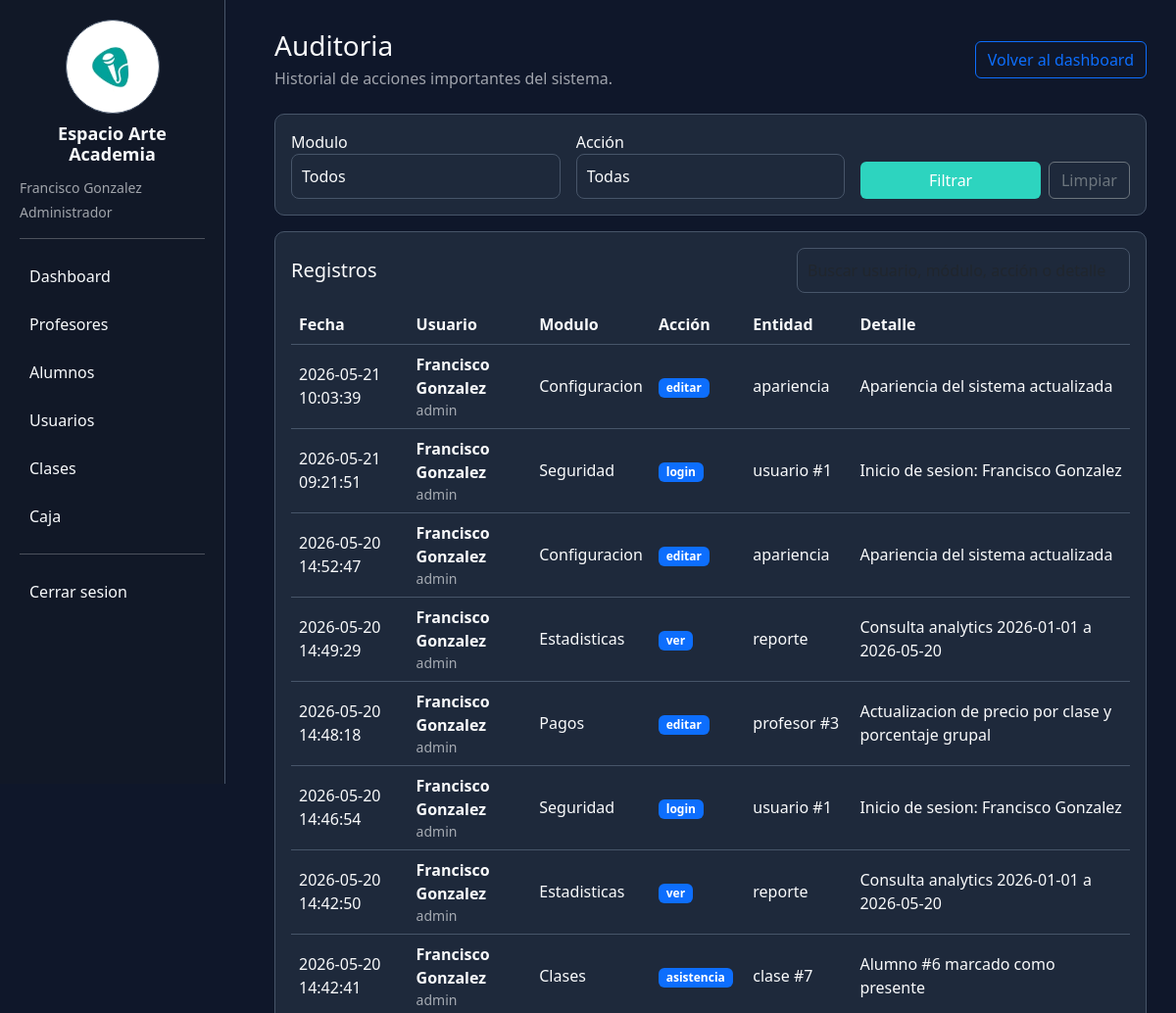
Page /auditoria (signed in, upper part) on the earlier database version.
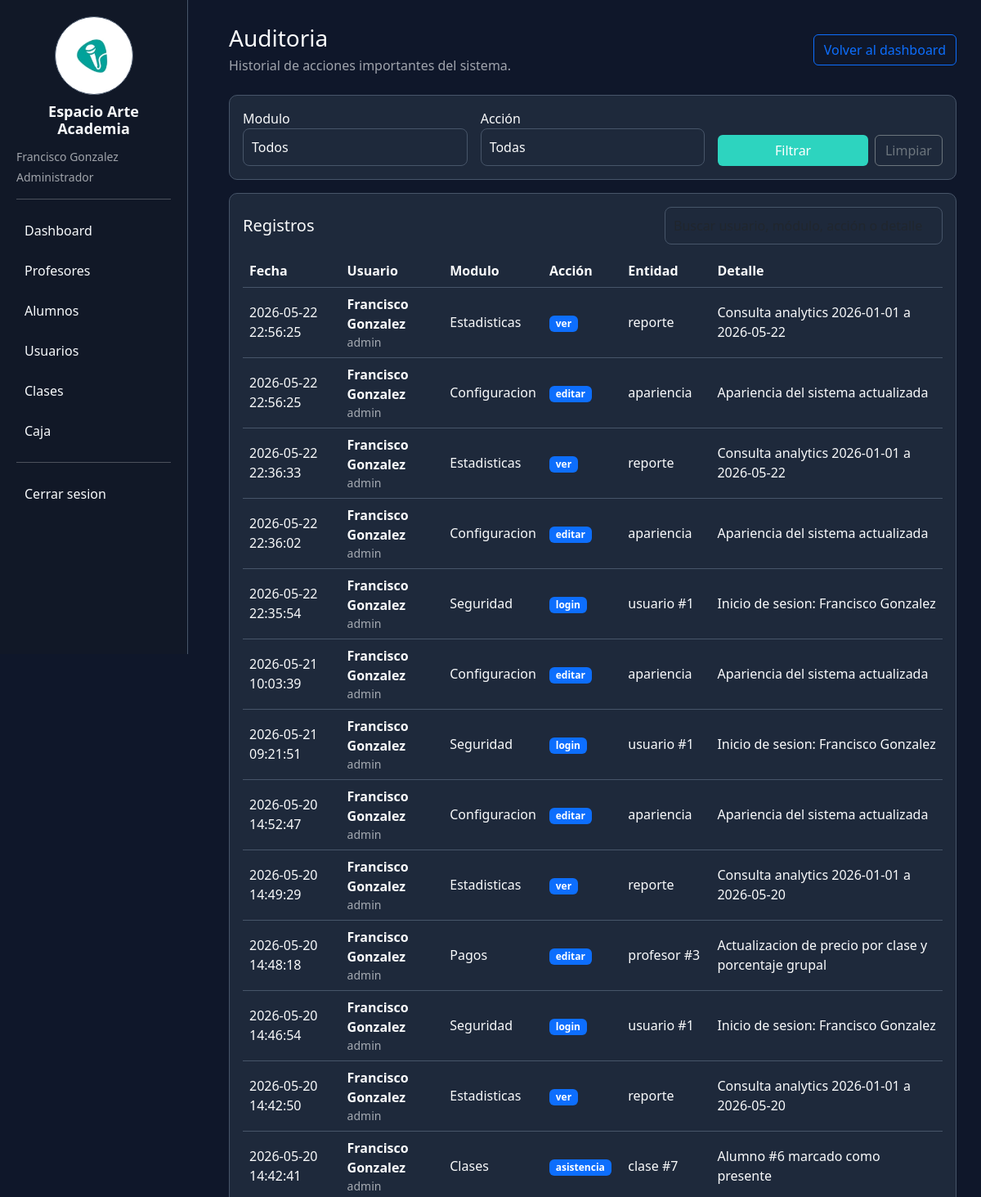
Same page on the later database version.
### tables this page shows
CREATE TABLE configuracion (
        clave TEXT PRIMARY KEY,
        valor TEXT
    );

CREATE TABLE auditoria (
        id INTEGER PRIMARY KEY AUTOINCREMENT,
        fecha TEXT,
        usuario_id INTEGER,
        usuario_nombre TEXT,
        usuario_rol TEXT,
        modulo TEXT,
        accion TEXT,
        entidad TEXT,
        entidad_id TEXT,
        detalle TEXT
    );

### app.py (the view)
@app.route("/auditoria")
@roles_required("admin")
def auditoria():
    modulo = (request.args.get("modulo") or "").strip()
    accion = (request.args.get("accion") or "").strip()
    condiciones = []
    valores = []
    if modulo:
        condiciones.append("modulo=?")
        valores.append(modulo)
    if accion:
        condiciones.append("accion=?")
        valores.append(accion)
    where = "WHERE " + " AND ".join(condiciones) if condiciones else ""
    conn = get_conn()
    registros = conn.execute(f"""
        SELECT *
        FROM auditoria
        {where}
        ORDER BY fecha DESC, id DESC
        LIMIT 300
    """, valores).fetchall()
    modulos = conn.execute("SELECT DISTINCT modulo FROM auditoria ORDER BY modulo").fetchall()
    acciones = conn.execute("SELECT DISTINCT accion FROM auditoria ORDER BY accion").fetchall()
    conn.close()
    return render_template(
        "auditoria.html",
        registros=registros,
        modulos=modulos,
        acciones=acciones,
        filtro_modulo=modulo,
        filtro_accion=accion
    )

### app.py (called while the page is built)
def get_conn():
    conn = sqlite3.connect(DB_PATH, timeout=30)
    conn.row_factory = sqlite3.Row
    return conn

def obtener_configuracion(conn):
    filas = conn.execute("SELECT clave, valor FROM configuracion").fetchall()
    return {fila["clave"]: fila["valor"] for fila in filas}

def normalizar_rol(valor):
    valor = (valor or "").strip().lower()
    if valor in ["comun", "administrativo", "recepción"]:
        return "recepcion"
    return valor if valor in ROLES else "recepcion"

def usuario_actual():
    if not session.get("usuario_id"):
        return None
    return {
        "id": session["usuario_id"],
        "nombre": session["usuario_nombre"],
        "rol": normalizar_rol(session["usuario_rol"]),
        "rol_nombre": ROLE_LABELS.get(normalizar_rol(session["usuario_rol"]), session["usuario_rol"]),
        "profesor_id": session.get("profesor_id")
    }

def permisos_usuario_actual():
    if not session.get("usuario_id"):
        return set()
    rol = normalizar_rol(session.get("usuario_rol"))
    try:
        conn = get_conn()
        usuario = conn.execute("SELECT activo, rol FROM usuarios WHERE id=?", (session["usuario_id"],)).fetchone()
        if not usuario or int(usuario["activo"] or 0) == 0:
            conn.close()
            return set()
        rol = normalizar_rol(usuario["rol"])
        permisos = {
            fila["permiso_codigo"]
            for fila in conn.execute("""
                SELECT permiso_codigo
                FROM rol_permisos
                WHERE rol_codigo=?
            """, (rol,)).fetchall()
        }
        conn.close()
        return permisos
    except sqlite3.Error:
        return set(DEFAULT_ROLE_PERMISSIONS.get(rol, []))

def tiene_permiso(permiso):
    return permiso in permisos_usuario_actual()

def puede(permiso):
    return tiene_permiso(permiso)

def puede_gestionar_clases():
    return tiene_permiso("clases.crear") or tiene_permiso("clases.editar")

def puede_ver_pagos():
    return tiene_permiso("caja.ver")

@app.context_processor
def contexto_usuario():
    conn = get_conn()
    configuracion = obtener_configuracion(conn)
    conn.commit()
    conn.commit()
    conn.close()
    return {
        "usuario_actual": usuario_actual(),
        "puede_gestionar_clases": puede_gestionar_clases(),
        "puede_ver_pagos": puede_ver_pagos(),
        "puede": puede,
        "configuracion": configuracion
    }

### templates/auditoria.html (shortened to what this page needs)
{% extends "base.html" %}
{% block content %}
<div class="d-flex justify-content-between align-items-center mb-4">
    <div>
        <h3 class="mb-1">Auditoria</h3>
        <p class="text-muted mb-0">Historial de acciones importantes del sistema.</p>
    </div>
    <a href="/" class="btn btn-outline-primary">Volver al dashboard</a>
</div>
<div class="card p-3 mb-3">
    <form method="GET" action="/auditoria" class="row g-3 align-items-end">
        <div class="col-md-4">
            <label>Modulo</label>
            <select name="modulo" class="form-control">
                <option value="">Todos</option>
            </select>
        </div>
        <div class="col-md-4">
            <label>Acción</label>
            <select name="accion" class="form-control">
                <option value="">Todas</option>
            </select>
        </div>
        <div class="col-md-4">
            <div class="d-flex gap-2">
                <button class="btn btn-primary w-100">Filtrar</button>
                <a href="/auditoria" class="btn btn-outline-secondary">Limpiar</a>
            </div>
        </div>
    </form>
</div>
<div class="card p-3">
    <div class="table-toolbar">
        <h5 class="mb-0">Registros</h5>
        <input class="form-control table-search" data-table-search="#tablaAuditoria" placeholder="Buscar usuario, módulo, acción o detalle">
    </div>
    {% if registros %}
    <div class="table-responsive">
        <table class="table align-middle" id="tablaAuditoria">
            <thead>
                <tr>
                    <th>Fecha</th>
                    <th>Usuario</th>
                    <th>Modulo</th>
                    <th>Acción</th>
                    <th>Entidad</th>
                    <th>Detalle</th>
                </tr>
            </thead>
            <tbody>
                {% for r in registros %}
                <tr>
                    <td>{{ r.fecha }}</td>
                    <td>
                        <strong>{{ r.usuario_nombre }}</strong>
                        <div class="text-muted small">{{ r.usuario_rol }}</div>
                    </td>
                    <td>{{ r.modulo|capitalize }}</td>
                    <td><span class="badge bg-primary">{{ r.accion }}</span></td>
                    <td>{{ r.entidad }}{% if r.entidad_id %} #{{ r.entidad_id }}{% endif %}</td>
                    <td>{{ r.detalle }}</td>
                </tr>
                {% endfor %}
            </tbody>
        </table>
    </div>
    {% else %}
    <p class="text-muted mb-0">Todavía no hay acciones registradas.</p>
    {% endif %}
</div>
{% endblock %}

### templates/base.html (shortened to what this page needs)
<!DOCTYPE html>
<html>
<head>
<link href="https://cdn.jsdelivr.net/npm/bootstrap@5.3.0/dist/css/bootstrap.min.css" rel="stylesheet">
</head>
<body>
<div class="sidebar">
    <div class="brand-block">
        <img src="{{ url_for('static', filename=configuracion.logo_app | default('logo.jpeg')) }}" alt="{{ configuracion.nombre_app | default('Espacio Arte Academia') }}">
        <h4>{{ configuracion.nombre_app | default("Espacio Arte Academia") }}</h4>
    </div>
    {% if usuario_actual %}
    <div class="text-muted small mb-1">{{ usuario_actual.nombre }}</div>
    <div class="text-muted small mb-3">{{ usuario_actual.rol_nombre }}</div>
    {% endif %}
    <hr>
    {% if puede("dashboard.ver") %}
    <a href="/">Dashboard</a>
    {% endif %}
    {% if puede("profesores.ver") %}
    <a href="/profesores">Profesores</a>
    {% endif %}
    {% if puede("alumnos.ver") %}
    <a href="/alumnos">Alumnos</a>
    {% endif %}
    {% if puede("usuarios.ver") %}
    <a href="/usuarios">Usuarios</a>
    {% endif %}
    {% if puede("clases.ver") %}
    <a href="/clases">Clases</a>
    {% endif %}
    {% if puede("caja.ver") %}
    <a href="/caja">Caja</a>
    {% endif %}
    {% if usuario_actual %}
    <hr>
    <a href="/logout">Cerrar sesion</a>
    {% endif %}
</div>
<div class="content">
{% block content %}{% endblock %}
</div>
</body>
</html>

Differences in the rows shown:
added auditoria: fecha "2026-05-22 22:56:25", usuario_nombre "Francisco Gonzalez", usuario_rol "admin", modulo "Estadisticas", accion "ver", entidad "reporte", detalle "Consulta analytics 2026-01-01 a 2026-05-22"
added auditoria: fecha "2026-05-22 22:56:25", usuario_nombre "Francisco Gonzalez", usuario_rol "admin", modulo "Configuracion", accion "editar", entidad "apariencia", detalle "Apariencia del sistema actualizada"
added auditoria: fecha "2026-05-22 22:36:33", usuario_nombre "Francisco Gonzalez", usuario_rol "admin", modulo "Estadisticas", accion "ver", entidad "reporte", detalle "Consulta analytics 2026-01-01 a 2026-05-22"
added auditoria: fecha "2026-05-22 22:36:02", usuario_nombre "Francisco Gonzalez", usuario_rol "admin", modulo "Configuracion", accion "editar", entidad "apariencia", detalle "Apariencia del sistema actualizada"
added auditoria: fecha "2026-05-22 22:35:54", usuario_nombre "Francisco Gonzalez", usuario_rol "admin", modulo "Seguridad", accion "login", entidad "usuario", entidad_id "1", detalle "Inicio de sesion: Francisco Gonzalez"
